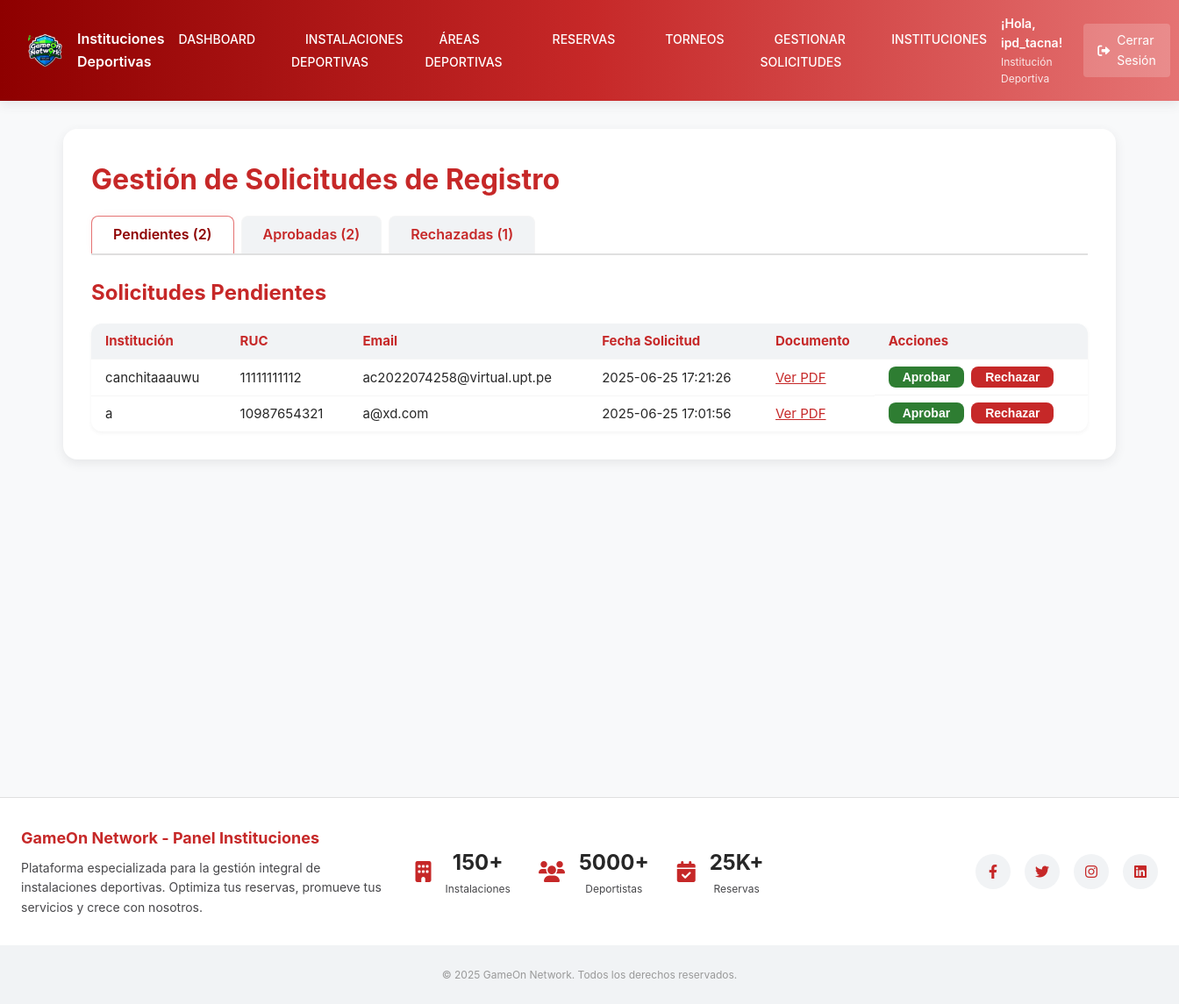
/Views/UserInsD/gestionar_solicitudes.php (signed in), run on the app's committed database.
### tables this page shows
CREATE TABLE IF NOT EXISTS `solicitudes_registro` (
  `id` int NOT NULL AUTO_INCREMENT,
  `nombre_institucion` varchar(255) NOT NULL,
  `ruc` varchar(11) NOT NULL,
  `email` varchar(255) NOT NULL,
  `password` varchar(255) NOT NULL,
  `documento_path` varchar(255) NOT NULL,
  `estado` enum('pendiente','aprobada','rechazada') NOT NULL DEFAULT 'pendiente',
  `motivo_rechazo` text,
  `fecha_solicitud` timestamp NOT NULL DEFAULT CURRENT_TIMESTAMP,
  `fecha_revision` timestamp NULL DEFAULT NULL ON UPDATE CURRENT_TIMESTAMP,
  `revisado_por` int DEFAULT NULL,
  PRIMARY KEY (`id`)
);

### Models/Solicitud.php (called while the page is built, shortened)
<?php
require_once __DIR__ . '/../Config/database.php';
class Solicitud {
    private $conn;
    private $table_name = 'solicitudes_registro';
    public function __construct() {
        $database = new Database();
        $this->conn = $database->getConnection();
    }
    public function obtenerTodas($estado = null) {
        $query = "SELECT id, nombre_institucion, ruc, email, documento_path, estado, fecha_solicitud FROM " . $this->table_name;
        if ($estado) {
            $query .= " WHERE estado = ?";
        }
        $query .= " ORDER BY fecha_solicitud DESC";
        $stmt = $this->conn->prepare($query);
        if ($estado) {
            $stmt->bind_param("s", $estado);
        }
        $stmt->execute();
        $result = $stmt->get_result();
        return $result->fetch_all(MYSQLI_ASSOC);
    }
}
?>

### Config/database.php (called while the page is built, shortened)
<?php
class Database {
    private $host;
    private $db_name;
    private $username;
    private $password;
    private $port;
    public function __construct() {
        if (isset($_ENV['MYSQL_HOST']) || getenv('MYSQL_HOST')) {
            $this->host = $_ENV['MYSQL_HOST'] ?? getenv('MYSQL_HOST');
            $this->db_name = $_ENV['MYSQL_DATABASE'] ?? getenv('MYSQL_DATABASE');
            $this->username = $_ENV['MYSQL_USER'] ?? getenv('MYSQL_USER');
            $this->password = $_ENV['MYSQL_PASSWORD'] ?? getenv('MYSQL_PASSWORD');
            $this->port = $_ENV['MYSQL_PORT'] ?? getenv('MYSQL_PORT') ?? 3306;
        } else {
            $this->host = "localhost";
            $this->db_name = "gameon";
            $this->username = "root";
            $this->password = "";
            $this->port = 3306;
        }
    }
    public function getConnection() {
        $this->conn = null;
        try {
            $this->conn = new mysqli($this->host, $this->username, $this->password, $this->db_name, $this->port);
            $this->conn->set_charset("utf8");
        } catch(Exception $e) {
            echo "Error de conexión: " . $e->getMessage();
        }
        return $this->conn;
    }
}
?>

### Controllers/SolicitudController.php (called while the page is built, shortened)
<?php
require_once __DIR__ . '/../Models/Solicitud.php';
$solicitudModel = new Solicitud();
$solicitudes_pendientes = $solicitudModel->obtenerTodas('pendiente');
$solicitudes_aprobadas = $solicitudModel->obtenerTodas('aprobada');
$solicitudes_rechazadas = $solicitudModel->obtenerTodas('rechazada');
?>

### Views/UserInsD/gestionar_solicitudes.php (the view, shortened to what this page needs)
<?php
require_once __DIR__ . '/../../Controllers/SolicitudController.php';
include_once 'header.php';
?>
<link rel="stylesheet" href="../../Public/cssInsDepor/gestionar_solicitudes.css">
<div class="container">
    <h1>Gestión de Solicitudes de Registro</h1>
    <div class="tabs">
        <div class="tab-link active" onclick="openTab(event, 'pendientes')">Pendientes (<?php echo count($solicitudes_pendientes); ?>)</div>
        <div class="tab-link" onclick="openTab(event, 'aprobadas')">Aprobadas (<?php echo count($solicitudes_aprobadas); ?>)</div>
        <div class="tab-link" onclick="openTab(event, 'rechazadas')">Rechazadas (<?php echo count($solicitudes_rechazadas); ?>)</div>
    </div>
    <div id="pendientes" class="tab-content active">
        <h2>Solicitudes Pendientes</h2>
        <table>
            <thead>
                <tr>
                    <th>Institución</th>
                    <th>RUC</th>
                    <th>Email</th>
                    <th>Fecha Solicitud</th>
                    <th>Documento</th>
                    <th>Acciones</th>
                </tr>
            </thead>
            <tbody>
                <?php foreach ($solicitudes_pendientes as $solicitud): ?>
                    <tr>
                        <td><?php echo htmlspecialchars($solicitud['nombre_institucion']); ?></td>
                        <td><?php echo htmlspecialchars($solicitud['ruc']); ?></td>
                        <td><?php echo htmlspecialchars($solicitud['email']); ?></td>
                        <td><?php echo htmlspecialchars($solicitud['fecha_solicitud']); ?></td>
                                                <td><a href="<?php echo htmlspecialchars($solicitud['documento_path']); ?>" target="_blank">Ver PDF</a></td>
                        <td class="actions">
                            <form action="" method="POST">
                                <button type="submit" class="btn-approve" onclick="return confirm('¿Estás seguro de que quieres aprobar esta solicitud?');">Aprobar</button>
                            </form>
                            <button class="btn-reject" onclick="openRejectModal(<?php echo $solicitud['id']; ?>)">Rechazar</button>
                        </td>
                    </tr>
                <?php endforeach; ?>
            </tbody>
        </table>
    </div>
</div>
<?php
include_once 'footer.php';
?>

### Public/cssInsDepor/header_insd.css (style rules this page uses)
:root { --primary-color: #c62828; --primary-light: #e57373; --primary-dark: #8e0000; --secondary-color: #47474a; --text-light: #ffffff; --spacing-sm: 8px; --spacing-md: 16px; --spacing-lg: 24px; --spacing-xl: 32px; --transition-base: 0.3s ease; --shadow-md: 0 4px 12px rgba(71,71,74,0.10); --radius-sm: 4px; }

### Public/cssInsDepor/dashboard_insd.css (style rules this page uses)
:root { --primary-color: #c62828; --primary-light: #e57373; --primary-dark: #8e0000; --red-pastel: #ffe5e5; --secondary-color: #47474a; --bg-main: #f8f9fa; --bg-card: #fff; --bg-light: #f1f3f5; --bg-footer: #eeeeee; --border-color: #e0e0e0; --border-light: #f5f5f5; --text-primary: #272727; --text-secondary: #47474a; --text-muted: #999; --text-light: #fff; --success-color: #2e7d32; --warning-color: #ffc107; --danger-color: #c62828; --info-color: #c62828; --gradient-primary: linear-gradient(135deg, #c62828 0%, #e57373 55%, #ffe5e5 100%); --gradient-secondary: linear-gradient(135deg, #c62828 70%, #f1f3f5 100%); --shadow-sm: 0 2px 4px rgba(71,71,74,0.06); --shadow-md: 0 4px 12px rgba(71,71,74,0.10); --shadow-lg: 0 8px 24px rgba(71,71,74,0.15); --radius-sm: 4px; --radius-md: 8px; --radius-lg: 12px; --radius-xl: 16px; --spacing-xs: 4px; --spacing-sm: 8px; --spacing-md: 16px; --spacing-lg: 24px; --spacing-xl: 32px; --transition-base: 0.3s ease; }
* { margin: 0; padding: 0; box-sizing: border-box; }
body { font-family: 'Inter', 'Segoe UI', Tahoma, Geneva, Verdana, sans-serif; background-color: var(--bg-main); color: var(--text-primary); line-height: 1.6; }

### Public/cssInsDepor/footer_insd.css (style rules this page uses)
:root { --bg-card: #ffffff; --bg-light: #f1f3f5; --border-color: #e9ecef; --primary-color: #c62828; --secondary-color: #8e0000; --text-primary: #272727; --text-secondary: #47474a; --text-muted: #8e9aaf; --text-light: #ffffff; --spacing-sm: 8px; --spacing-md: 16px; --spacing-lg: 24px; --spacing-xl: 32px; --transition-base: 0.3s ease; --radius-md: 8px; }

### data on the page
solicitudes_registro: nombre_institucion "canchitaaauwu", ruc "11111111112", email "ac2022074258@virtual.upt.pe", fecha_solicitud "2025-06-25 17:21:26"
solicitudes_registro: nombre_institucion "a", ruc "10987654321", email "a@xd.com", fecha_solicitud "2025-06-25 17:01:56"

### other printed values
$_SESSION['username'] "ipd_tacna"
count($solicitudes_pendientes) "2"
count($solicitudes_aprobadas) "2"
count($solicitudes_rechazadas) "1"
